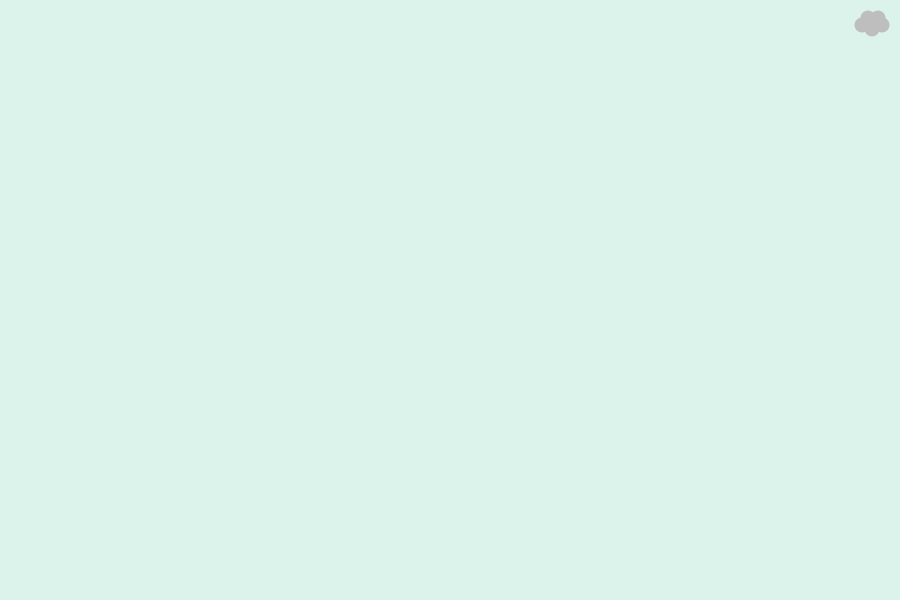
Frame 1 (no input)
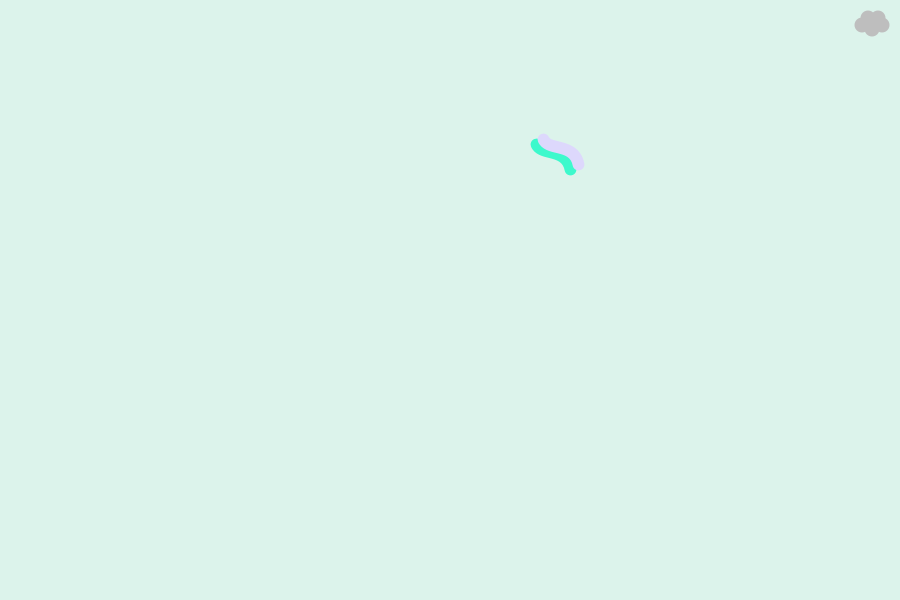
Frame 60 (the mouse pressed at the canvas centre just before this capture)
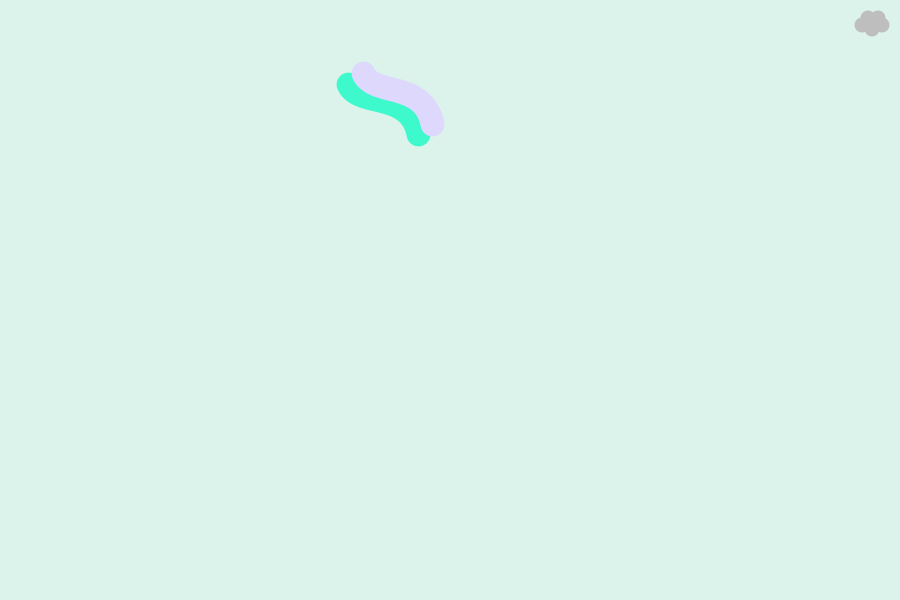
Frame 120 (the mouse held since frame 60 and released just before this capture)

The Processing sketch that drew these frames (run headless with seeded random() and noise(); from frame 60 on, the mouse is pressed at the canvas centre):

// Processing sketch: processing_113772
// ── processing_113772.pde

//TP4 - Yelibins para Juan bajo la lluvia - Paula MALLOL
 
//Variables
int n=0;
float[] rate_jbgde = new float[1000];//rate de escala
float[] rate_threshold = new float[1000];//rate comienzo
float[] angulo = new float[1000];
int[] cualjb = new int[1000];
int[] heightjb = new int[1000];
int[] widthjb = new int[1000];
//color fondo
color fondo1 = color(220, 243, 235, 255);
//colores jb grandes
color jbgde1_1[] = new color[1000];
color jbgde1_2[] = new color[1000];
color jbgde2_1[] = new color[1000];
color jbgde2_2[] = new color[1000];
color jbgde3_1[] = new color[1000];
color jbgde3_2[] = new color[1000];
color jbgde4_1[] = new color[1000];
color jbgde4_2[] = new color[1000];
//colores jb medianas
color jbmed1_1[] = new color[1000];
color jbmed1_2[] = new color[1000];
color jbmed2_1[] = new color[1000];
color jbmed2_2[] = new color[1000];
color jbmed3_1[] = new color[1000];
color jbmed3_2[] = new color[1000];
color jbmed4_1[] = new color[1000];
color jbmed4_2[] = new color[1000];
color jbmed5_1[] = new color[1000];
color jbmed5_2[] = new color[1000];
//colores jb chicas
color jbchi1_1[] = new color[1000];
color jbchi1_2[] = new color[1000];
color jbchi2_1[] = new color[1000];
color jbchi2_2[] = new color[1000];
color jbchi3_1[] = new color[1000];
color jbchi3_2[] = new color[1000];
color jbchi4_1[] = new color[1000];
color jbchi4_2[] = new color[1000];
color jbchi5_1[] = new color[1000];
color jbchi5_2[] = new color[1000];
color jbchi6_1[] = new color[1000];
color jbchi6_2[] = new color[1000];
color jbchi7_1[] = new color[1000];
color jbchi7_2[] = new color[1000];
//colores sombras
color sombra1 = color (101, 255, 175);
color sombra2 = color (61, 249, 204);
color sombra3 = color (84, 204, 173);
//gotas
Gotas[] gotas = new Gotas[10000];//cant de gotas que llega antes reiniciar
int totalGotas = 0;//
 
 
void nueva_jellybean() {
  rate_jbgde[n]=0;
  rate_threshold[n]=random(0, 1);
  heightjb[n] = int(random(height/6, 5*height/6+1));
  widthjb[n] = int(random(width/6, 5*width/6+1));
  //color grandes
  jbgde1_1[n] = color (255, 210+random(-50, 50), 255);
  jbgde1_2[n] = color (0+random(0, 255));
  jbgde2_1[n] = color (33+random(-50, 50), 187, 215);
  jbgde2_2[n] = color (0+random(0, 255));
  jbgde3_1[n] = color (255, 193, 104+random(-50, 50));
  jbgde3_2[n] = color (0+random(0, 255));
  jbgde4_1[n] = color (0+random(-50, 50), 237, 255);
  jbgde4_2[n] = color (0+random(0, 255));
  //color medianas
  jbmed1_2[n] = color (0+random(0, 200));
  jbmed1_2[n] = color (0+random(0, 255));
  jbmed2_1[n] = color (249, 142, 112+random(-50, 50));
  jbmed2_2[n] = color (0+random(0, 255));
  jbmed3_1[n] = color (255+random(0, -200));
  jbmed3_2[n] = color (0+random(0, 255));
  jbmed4_1[n] = color (177+random(-50, 50), 216, 252);
  jbmed4_2[n] = color (0+random(0, 255));
  jbmed5_1[n] = color (249, 247, 178+random(-50, 50));
  jbmed5_2[n] = color (0+random(0, 255));
  //color chicas
  jbchi1_1[n] = color (249, 133+random(-50, 50), 163);
  jbchi1_2[n] = color (0+random(0, 255));
  jbchi2_1[n] = color (249, 231, 175+random(-50, 50));
  jbchi2_2[n] = color (0+random(0, 255));
  jbchi3_1[n] = color (232, 232+random(-50, 50), 232);
  jbchi3_2[n] = color (0+random(0, 255));
  jbchi4_1[n] = color (230, 155+random(-50, 50), 249);
  jbchi4_2[n] = color (0+random(0, 255));
  jbchi5_1[n] = color (0+random(0, 200));
  jbchi5_2[n] = color (0+random(0, 255));
  jbchi6_1[n] = color (190, 191+random(-50, 50), 191);
  jbchi6_2[n] = color (0+random(0, 255));
  jbchi7_1[n] = color (192+random(-50, 50), 255, 243);
  jbchi7_2[n] = color (0+random(0, 255));
  //
  angulo[n] = random(0, 2*PI);
  cualjb[n] = int(random(16));
  n++;
}
 
 
void setup() {
  size(900, 600);
  background(220, 243, 235);
  nueva_jellybean();
 
}
 
 
void draw() {
  //Fondo inicial
  noStroke();
  fill(fondo1);
  rect(0, 0, 900, 600);
 
  for (int i=0;i<n;i++) {
    //nube
    noStroke();
    fill(190);
    ellipse(968-100, 18, 15, 15);
    //fill(195);
    ellipse(978-100, 18, 15, 15);
    //fill(205);
    ellipse(962-100, 25, 15, 15);
    //fill(210);
    ellipse(982-100, 25, 15, 15);
    //fill(200);
    ellipse(972-100, 29, 15, 15);
 
    pushMatrix();
    translate(widthjb[i], heightjb[i]);// Translada
    rotate(angulo[i]); //rotar angulo
    scale(rate_jbgde[i]);//agranda a escala por porcentaje: (1.0 = 100%)
 
    if (!(mouseX>= 855 && mouseY>=10 && mouseX<=890 && mouseY<=37)) { //Si mouse posición X
      if (cualjb[i]==0) {
        noFill();//jellybean grande_1
        strokeWeight(80);
        stroke(sombra2);//sombra
        bezier(154, 110, 104, 138, 44, 189, 15, 230);
        stroke(jbgde1_1[i]);
        bezier(154-25, 110-5, 104-25, 138-5, 44-25, 189-5, 15-25, 230-5);
      }
      else if (cualjb[i]==1) {
        noFill();//jellybean grande_2
        strokeWeight(70);
        stroke(sombra1);//sombra
        bezier(330, 100, 280, 135, 230, 315, 192, 350);
        stroke(jbgde2_1[i]);
        bezier(330-15, 100-15, 280-15, 135-15, 230-15, 315-15, 192-15, 350-15);
      }
      else if (cualjb[i]==2) {
        noFill();//jellybean grande_3
        strokeWeight(50);
        stroke(sombra1);//sombra
        bezier(450, 220, 500, 270, 515, 370, 460, 420);
        stroke(jbgde3_1[i]);
        bezier(450-15, 220+15, 500-15, 270+15, 515-15, 370+15, 460-35, 420+15);
      }
      else if (cualjb[i]==3) {
        noFill();//jellybean grande_4
        strokeWeight(80);
        stroke(sombra2);//sombra
        bezier(651, 331, 688, 367, 745, 429, 769, 459);
        stroke(jbgde4_1[i]);
        bezier(651-20, 331, 688-20, 367, 745-20, 429, 769-20, 459);
      }
      else if (cualjb[i]==4) {
        noFill();//jellybean mediana_1
        strokeWeight(40);
        stroke(sombra3);//sombra
        bezier(-40, -25, -5, 2, 22, 2, 36, 21);
        stroke(jbmed1_1[i]);
        bezier(-40+5, -25+20, -5+5, 2+20, 22+5, 2+20, 36+5, 21+20);
      }
      else if (cualjb[i]==5) {
        noFill();//jellybean mediana_2
        strokeWeight(40);
        stroke(sombra1);//sombra
        bezier(91, 70, 135, 96, 119, 142, 160, 155);
        stroke(jbmed2_1[i]);
        bezier(91+8, 70-10, 135+8, 96-10, 119+8, 142-10, 160+8, 155-10);
      }
      else if (cualjb[i]==6) {
        noFill();//jellybean mediana_3
        strokeWeight(40);
        stroke(sombra1);//sombra
        bezier(87, 444, 85, 474, 189, 474, 184, 520);
        stroke(jbmed3_1[i]);
        bezier(87-15, 444+2, 85-15, 474+2, 189-15, 474+2, 184-15, 520+2);
      }
      else if (cualjb[i]==7) {
        noFill();//jellybean mediana_4
        strokeWeight(40);
        stroke(sombra2);//sombra
        bezier(325, 409, 290, 476, 375, 507, 364, 548);
        stroke(jbmed4_1[i]);
        bezier(325-30, 409-2, 290-30, 476-2, 375-30, 507-2, 364-30, 548-2);
      }
      else if (cualjb[i]==8) {
        noFill();//jellybean mediana_5
        strokeWeight(50);
        stroke(sombra3);//sombra
        bezier(571, 21, 616, 50, 541, 131, 583, 153);
        stroke(jbmed5_1[i]);
        bezier(571+25, 21-5, 616+25, 50-5, 541+25, 131-5, 583+25, 153-5);
      }
      else if (cualjb[i]==9) {
        noFill();//jellybean chica_1
        strokeWeight(25);
        stroke(sombra1);//sombra
        bezier(28, 370, 24, 398, -24, 416, -29, 439);
        stroke(jbchi1_1[i]);
        bezier(28+5, 370-20, 24+5, 398-20, -24+5, 416-20, -29+5, 439-20);
      }
      else if (cualjb[i]==10) {
        noFill();//jellybean chica_2
        strokeWeight(40);
        stroke(sombra1);//sombra
        bezier(228, -3, 245, 14, 244, 40, 227, 60);
        stroke(jbchi2_1[i]);
        bezier(228-10, -3+20, 245-10, 14+20, 244-10, 40+20, 227-10, 60+20);
      }
      else if (cualjb[i]==11) {
        noFill();//jellybean chica_3
        strokeWeight(40);
        stroke(sombra3);//sombra
        bezier(390, 302, 397, 321, 354, 315, 356, 339);
        stroke(jbchi3_1[i]);
        bezier(390-10, 302-5, 397-10, 321-5, 354-10, 315-5, 356-10, 339-5);
      }
      else if (cualjb[i]==12) {
        noFill();//jellybean chica_4
        strokeWeight(40);
        stroke(sombra1);//sombra
        bezier(465, 20, 453, 33, 458, 83, 448, 81);
        stroke(jbchi4_1[i]);
        bezier(465+15, 20-3, 453+15, 33-3, 458+15, 83-3, 448+15, 81-3);
      }
      else if (cualjb[i]==13) {
        noFill();//jellybean chica_5
        strokeWeight(40);
        stroke(sombra1);//sombra
        bezier(525, 238, 530, 240, 507, 271, 495, 270);
        stroke(jbchi5_1[i]);
        bezier(525-15, 238-5, 530-15, 240-5, 507-15, 271-5, 495-15, 270-5);
      }
      else if (cualjb[i]==14) {
        noFill();//jellybean chica_6
        strokeWeight(40);
        stroke(sombra1);//sombra
        bezier(587, 422, 605, 440, 580, 475, 598, 494);
        stroke(jbchi6_1[i]);
        bezier(587-30, 422-2, 605-30, 440-2, 580-30, 475-2, 598-30, 494-2);
      }
      else if (cualjb[i]==15) {
        noFill();//jellybean chica_7
        strokeWeight(40);
        stroke(sombra2);//sombra
        bezier(645, 159, 642, 167, 649, 196, 659, 207);
        stroke(jbchi7_1[i]);
        bezier(645-5, 159+10, 642-5, 167+10, 649-5, 196+10, 659-5, 207+10);
      }
    }
    else {
      if (cualjb[i]==0) {
        noFill();//jellybean grande_1
        strokeWeight(80);
        stroke(sombra2);//sombra
        bezier(154, 110, 104, 138, 44, 189, 15, 230);
        stroke(jbgde1_2[i]);
        bezier(154-25, 110-5, 104-25, 138-5, 44-25, 189-5, 15-25, 230-5);
      }
      else if (cualjb[i]==1) {
        noFill();//jellybean grande_2
        strokeWeight(70);
        stroke(sombra1);//sombra
        bezier(330, 100, 280, 135, 230, 315, 192, 350);
        stroke(jbgde2_2[i]);
        bezier(330-15, 100-15, 280-15, 135-15, 230-15, 315-15, 192-15, 350-15);
      }
      else if (cualjb[i]==2) {
        noFill();//jellybean grande_3
        strokeWeight(50);
        stroke(sombra1);//sombra
        bezier(450, 220, 500, 270, 515, 370, 460, 420);
        stroke(jbgde3_2[i]);
        bezier(450-15, 220+15, 500-15, 270+15, 515-15, 370+15, 460-35, 420+15);
      }
      else if (cualjb[i]==3) {
        noFill();//jellybean grande_4
        strokeWeight(80);
        stroke(sombra2);//sombra
        bezier(651, 331, 688, 367, 745, 429, 769, 459);
        stroke(jbgde4_2[i]);
        bezier(651-20, 331, 688-20, 367, 745-20, 429, 769-20, 459);
      }
      else if (cualjb[i]==4) {
        noFill();//jellybean mediana_1
        strokeWeight(40);
        stroke(sombra3);//sombra
        bezier(-40, -25, -5, 2, 22, 2, 36, 21);
        stroke(jbmed1_2[i]);
        bezier(-40+5, -25+20, -5+5, 2+20, 22+5, 2+20, 36+5, 21+20);
      }
      else if (cualjb[i]==5) {
        noFill();//jellybean mediana_2
        strokeWeight(40);
        stroke(sombra1);//sombra
        bezier(91, 70, 135, 96, 119, 142, 160, 155);
        stroke(jbmed2_2[i]);
        bezier(91+8, 70-10, 135+8, 96-10, 119+8, 142-10, 160+8, 155-10);
      }
      else if (cualjb[i]==6) {
        noFill();//jellybean mediana_3
        strokeWeight(40);
        stroke(sombra1);//sombra
        bezier(87, 444, 85, 474, 189, 474, 184, 520);
        stroke(jbmed3_2[i]);
        bezier(87-15, 444+2, 85-15, 474+2, 189-15, 474+2, 184-15, 520+2);
      }
      else if (cualjb[i]==7) {
        noFill();//jellybean mediana_4
        strokeWeight(40);
        stroke(sombra2);//sombra
        bezier(325, 409, 290, 476, 375, 507, 364, 548);
        stroke(jbmed4_2[i]);
        bezier(325-30, 409-2, 290-30, 476-2, 375-30, 507-2, 364-30, 548-2);
      }
      else if (cualjb[i]==8) {
        noFill();//jellybean mediana_5
        strokeWeight(50);
        stroke(sombra3);//sombra
        bezier(571, 21, 616, 50, 541, 131, 583, 153);
        stroke(jbmed5_2[i]);
        bezier(571+25, 21-5, 616+25, 50-5, 541+25, 131-5, 583+25, 153-5);
      }
      else if (cualjb[i]==9) {
        noFill();//jellybean chica_1
        strokeWeight(25);
        stroke(sombra1);//sombra
        bezier(28, 370, 24, 398, -24, 416, -29, 439);
        stroke(jbchi1_2[i]);
        bezier(28+5, 370-20, 24+5, 398-20, -24+5, 416-20, -29+5, 439-20);
      }
      else if (cualjb[i]==10) {
        noFill();//jellybean chica_2
        strokeWeight(40);
        stroke(sombra1);//sombra
        bezier(228, -3, 245, 14, 244, 40, 227, 60);
        stroke(jbchi2_2[i]);
        bezier(228-10, -3+20, 245-10, 14+20, 244-10, 40+20, 227-10, 60+20);
      }
      else if (cualjb[i]==11) {
        noFill();//jellybean chica_3
        strokeWeight(40);
        stroke(sombra3);//sombra
        bezier(390, 302, 397, 321, 354, 315, 356, 339);
        stroke(jbchi3_2[i]);
        bezier(390-10, 302-5, 397-10, 321-5, 354-10, 315-5, 356-10, 339-5);
      }
      else if (cualjb[i]==12) {
        noFill();//jellybean chica_4
        strokeWeight(40);
        stroke(sombra1);//sombra
        bezier(465, 20, 453, 33, 458, 83, 448, 81);
        stroke(jbchi4_2[i]);
        bezier(465+15, 20-3, 453+15, 33-3, 458+15, 83-3, 448+15, 81-3);
      }
      else if (cualjb[i]==13) {
        noFill();//jellybean chica_5
        strokeWeight(40);
        stroke(sombra2);//sombra
        bezier(525, 238, 530, 240, 507, 271, 495, 270);
        stroke(jbchi5_2[i]);
        bezier(525-15, 238-5, 530-15, 240-5, 507-15, 271-5, 495-15, 270-5);
      }
      else if (cualjb[i]==14) {
        noFill();//jellybean chica_6
        strokeWeight(40);
        stroke(sombra1);//sombra
        bezier(587, 422, 605, 440, 580, 475, 598, 494);
        stroke(jbchi6_2[i]);
        bezier(587-30, 422-2, 605-30, 440-2, 580-30, 475-2, 598-30, 494-2);
      }
      else if (cualjb[i]==15) {
        noFill();//jellybean chica_7
        strokeWeight(40);
        stroke(sombra2);//sombra
        bezier(645, 159, 642, 167, 649, 196, 659, 207);
        stroke(jbchi7_2[i]);
        bezier(645-5, 159+10, 642-5, 167+10, 649-5, 196+10, 659-5, 207+10);
      }
    }
    popMatrix();
 
    rate_jbgde[i]+=0.005;// Agrandar en < escala
    if (i==n-1 && rate_jbgde[i] > rate_threshold[i] && i < 999) {
      fondo1=color(random(128)+128, random(128)+128, random(128)+128);
      nueva_jellybean();
    }
    if (rate_jbgde[i] > 1) {// rate = 0
      rate_jbgde[i] = 0;
    }
  }
   
  if ((mouseX>= 855 && mouseY>=10 && mouseX<=890 && mouseY<=37)) {
    gotas[totalGotas] = new Gotas();// empezar con 1
    totalGotas++ ;// incremento de gotas
    if (totalGotas >= gotas.length) {
      totalGotas = 0; //vuelve a 0
    }
    for (int g = 0; g < totalGotas; g++ ) {
      gotas[g].caer();
      gotas[g].lluvia();
    }
  }
}
 
void keyPressed() {
  if (key == ' ') {
    save("Yelibins - "+day()+"."+month()+"."+year()+"_"+hour()+"."+minute()+"."+second()+".jpeg");
  }
}
//lluvia
class Gotas {
  float pX,pY;
  float speed;
  float radio;
  color agua;
 
  Gotas() {
    radio = random(4,7);
    pX = random(width);
    pY = -radio*4;//empieza arriba de pY=0
    speed = random(1,5);
    agua = color (33+random(-200, 100), 187+random(-50, +100), 255,100);
  }
 
  void caer() {
    pY += speed; //se acelera mientras cae
  }
  void lluvia() {
    fill(agua);
    noStroke();
    for (int j = 2; j < radio; j++ ) {
      ellipse(pX,pY+j*4,j,j);
    }
  }
}
